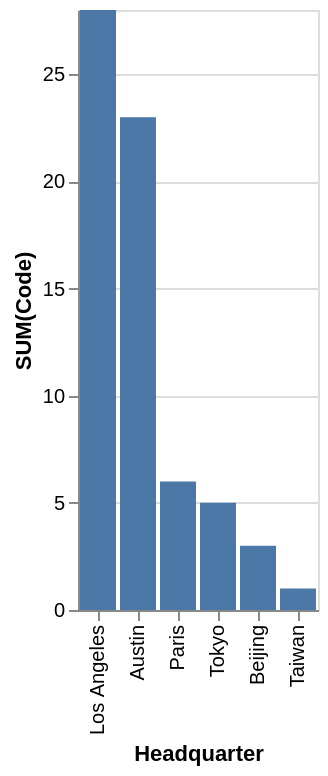

Express this chart as Vega-Lite.
### Vega-Lite specification from a JSON file in a GitHub repository (floating-point values rounded to 4 significant figures)
{"data": {"values": [{"x_data": "Austin", "y_data": 23}, {"x_data": "Beijing", "y_data": 3}, {"x_data": "Los Angeles", "y_data": 28}, {"x_data": "Paris", "y_data": 6}, {"x_data": "Taiwan", "y_data": 1}, {"x_data": "Tokyo", "y_data": 5}]}, "mark": "bar", "encoding": {"x": {"field": "x_data", "type": "nominal", "title": "Headquarter", "sort": {"op": "sum", "field": "y_data", "order": "descending"}}, "y": {"field": "y_data", "type": "quantitative", "title": "SUM(Code)"}}}
